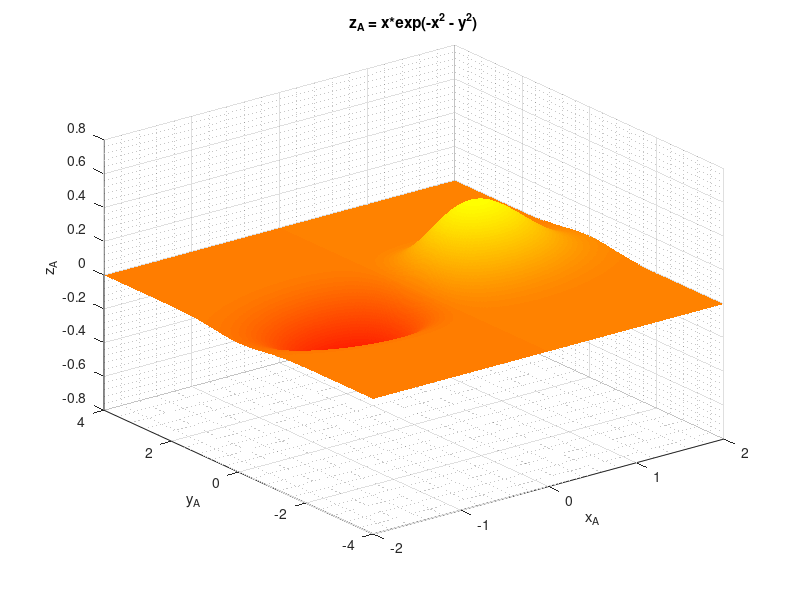

Recreate this plot in MATLAB.
%% my3Dfun1
% Function domain
[x,y] = meshgrid(-2:0.01:2, -4:0.01:4);
% Function values
z = x.*exp(-x.^2 - y.^2);
% Figure initialization
figure
% Plotting figure
surf(x,y,z)
% Title
title('z_A = x*exp(-x^2 - y^2)')
% Labels
xlabel('x_A')
ylabel('y_A')
zlabel('z_A')
% Grid
grid minor
% Colormap
colormap(autumn)
% Shading
shading flat